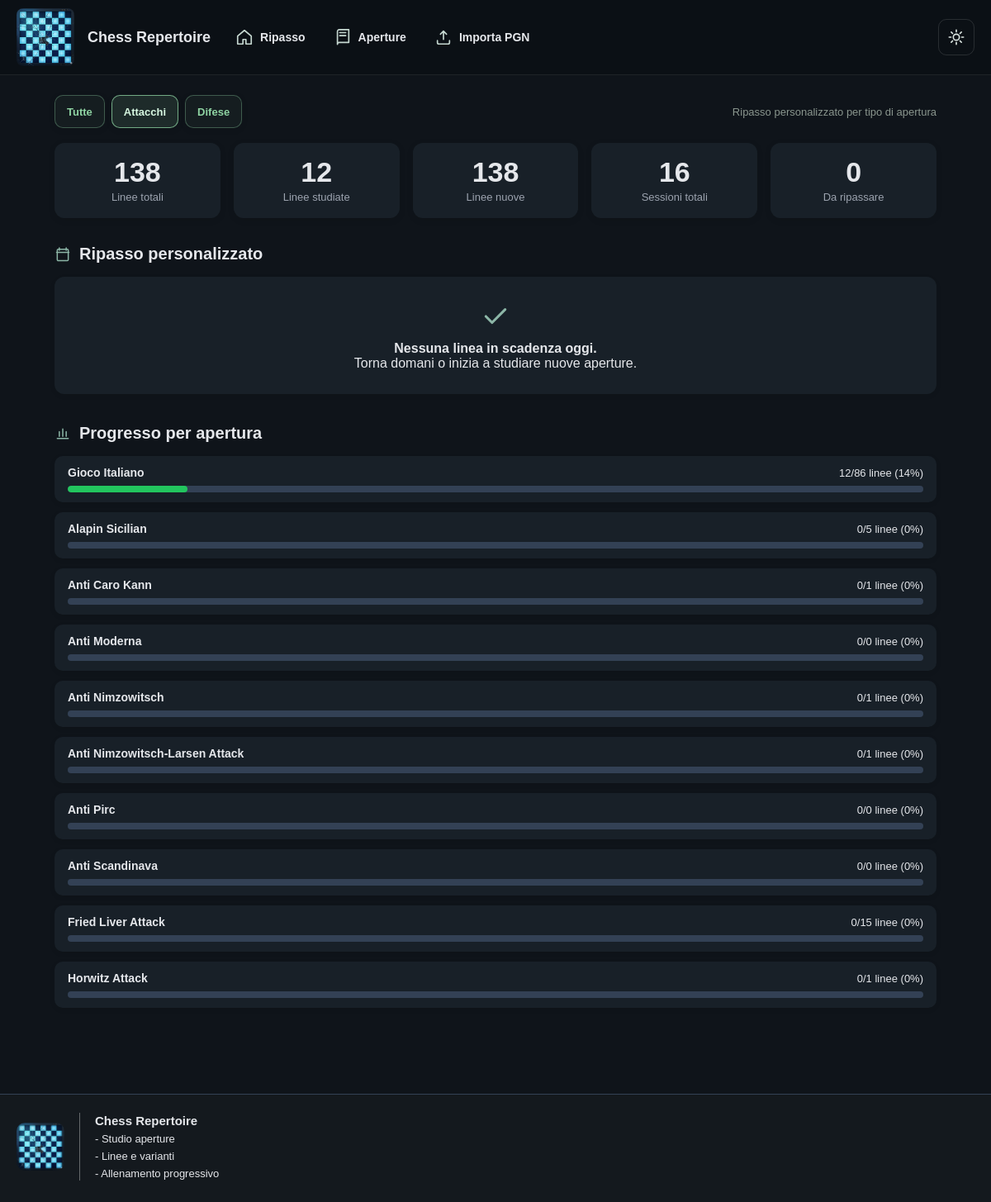
Page /ripasso/?filtro=attacchi on the earlier database version.
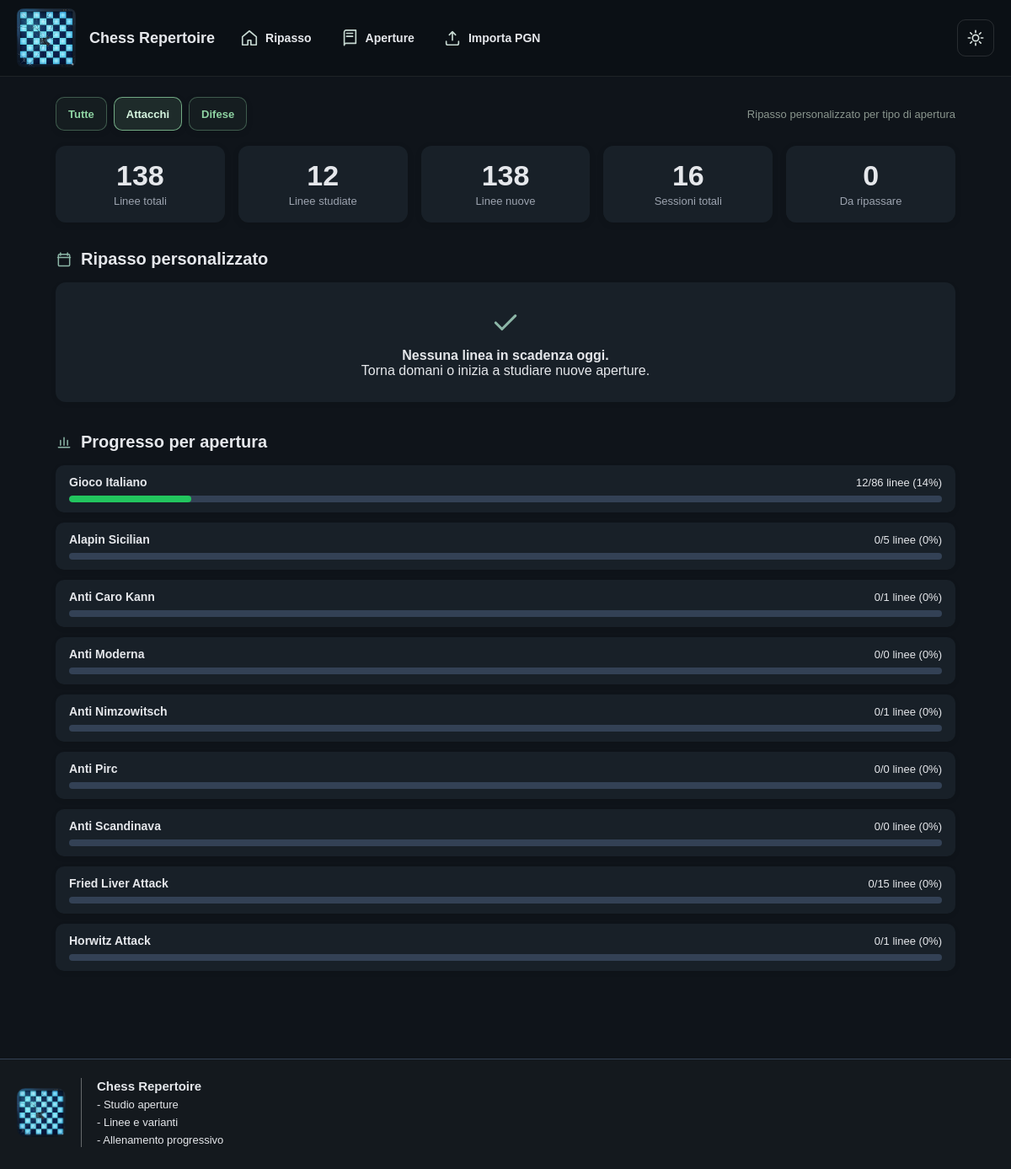
Same page on the later database version.
### repertoire/models.py (models this page shows, shortened)
class OpeningRoot(models.Model):
    nome = models.CharField(max_length=100, unique=True)
    moves = models.CharField(max_length=50, blank=True, null=True)
    descrizione = models.TextField(blank=True, null=True)
    difesa = models.BooleanField(default=False)
    class Meta:
        ordering = ['nome']

### repertoire/views.py (the view)
# urls.py: 2. Add a URL to urlpatterns:  path('', views.home, name='home')
def home(request):
    today = date.today()
    filtro = request.GET.get('filtro', 'tutti')
    due_lines = (
        OpeningLine.objects
        .filter(srs_due_date__lte=today)
        .select_related('root')
        .order_by('srs_due_date', 'root__nome', 'numero')
    )
    if filtro == 'attacchi':
        due_lines = due_lines.filter(root__difesa=False)
    elif filtro == 'difese':
        due_lines = due_lines.filter(root__difesa=True)
    else:
        filtro = 'tutti'
    total_lines       = OpeningLine.objects.count()
    new_lines_count   = OpeningLine.objects.filter(srs_due_date__isnull=True).count()
    lines_studied     = OpeningLine.objects.filter(completamenti__gt=0).count()
    total_completions = OpeningLine.objects.aggregate(t=Sum('completamenti'))['t'] or 0
    openings_progress = []
    openings = OpeningRoot.objects.all()
    if filtro == 'attacchi':
        openings = openings.filter(difesa=False)
    elif filtro == 'difese':
        openings = openings.filter(difesa=True)
    for op in openings:
        total   = op.linee.count()
        studied = op.linee.filter(completamenti__gt=0).count()
        pct     = round(studied / total * 100) if total else 0
        openings_progress.append({'obj': op, 'total': total, 'studied': studied, 'pct': pct})
    openings_progress.sort(key=lambda x: -x['pct'])
    return render(request, 'repertoire/home.html', {
        'due_lines':         due_lines,
        'new_lines_count':   new_lines_count,
        'total_lines':       total_lines,
        'lines_studied':     lines_studied,
        'total_completions': total_completions,
        'openings_progress': openings_progress,
        'today':             today,
        'filtro':            filtro,
    })

### repertoire/templates/repertoire/home.html (shortened to what this page needs)
{% extends "repertoire/base.html" %}
{% block content %}
<div class="dash">
  <div class="review-toolbar">
    <div class="review-tabs">
      <a href="{% url 'ripasso' %}?filtro=tutti" class="review-tab {% if filtro == 'tutti' %}active{% endif %}">Tutte</a>
      <a href="{% url 'ripasso' %}?filtro=attacchi" class="review-tab {% if filtro == 'attacchi' %}active{% endif %}">Attacchi</a>
      <a href="{% url 'ripasso' %}?filtro=difese" class="review-tab {% if filtro == 'difese' %}active{% endif %}">Difese</a>
    </div>
    <div class="review-note">Ripasso personalizzato per tipo di apertura</div>
  </div>
  <div class="stats-grid">
    <div class="stat-card">
      <div class="num">{{ total_lines }}</div>
      <div class="label">Linee totali</div>
    </div>
    <div class="stat-card">
      <div class="num">{{ lines_studied }}</div>
      <div class="label">Linee studiate</div>
    </div>
    <div class="stat-card">
      <div class="num">{{ new_lines_count }}</div>
      <div class="label">Linee nuove</div>
    </div>
    <div class="stat-card">
      <div class="num">{{ total_completions }}</div>
      <div class="label">Sessioni totali</div>
    </div>
    <div class="stat-card">
      <div class="num">{{ due_lines.count }}</div>
      <div class="label">Da ripassare</div>
    </div>
  </div>
  <div class="section">
    <h2>
      <svg class="section-title-icon" aria-hidden="true"><use href="#icon-calendar"></use></svg>
      <span>Ripasso personalizzato</span>
    </h2>
    {% if due_lines %}
      <div class="due-list">
        {% for line in due_lines %}
          <div class="due-item">
            <div>
              <div style="font-size:12px;color:#888;margin-bottom:3px;">
                {{ line.root.nome }} - Linea {{ line.numero }}
              </div>
              <div class="pgn-preview">{{ line.pgn|truncatechars:80 }}</div>
            </div>
            <div class="meta">Scade: {{ line.srs_due_date }}</div>
            <a class="btn-train" href="{% url 'line_training' line.root.id line.numero %}">
              <svg class="ui-icon" aria-hidden="true"><use href="#icon-play"></use></svg>
              <span>Allena</span>
            </a>
          </div>
        {% endfor %}
      </div>
    {% else %}
      <div class="empty-state">
        <svg class="state-icon" aria-hidden="true"><use href="#icon-check"></use></svg>
        <strong>Nessuna linea in scadenza oggi.</strong><br>
        <span>Torna domani o inizia a studiare nuove aperture.</span>
      </div>
    {% endif %}
  </div>
  <div class="section">
    <h2>
      <svg class="section-title-icon" aria-hidden="true"><use href="#icon-chart"></use></svg>
      <span>Progresso per apertura</span>
    </h2>
    <div class="progress-list">
      {% for op in openings_progress %}
        {% with op.pct as p %}
          <div class="progress-item">
            <div class="progress-header">
              <a class="progress-name" href="{% url 'opening_detail' op.obj.id %}">{{ op.obj.nome }}</a>
              <span class="progress-pct">{{ op.studied }}/{{ op.total }} linee ({{ p }}%)</span>
            </div>
            <div class="progress-bar-bg">
              <div class="progress-bar-fill {% if p == 0 %}low{% elif p < 50 %}medium{% elif p < 100 %}high{% else %}full{% endif %}" style="width: {{ p }}%;"></div>
            </div>
          </div>
        {% endwith %}
      {% empty %}
        <p style="color:#888;">Nessuna apertura trovata.</p>
      {% endfor %}
    </div>
  </div>
</div>
{% endblock %}

Differences in the rows shown:
no longer on this page (row edited): OpeningRoot: obj.nome "Anti Nimzowitsch-Larsen Attack", studied "0", total "1", pct "0"
